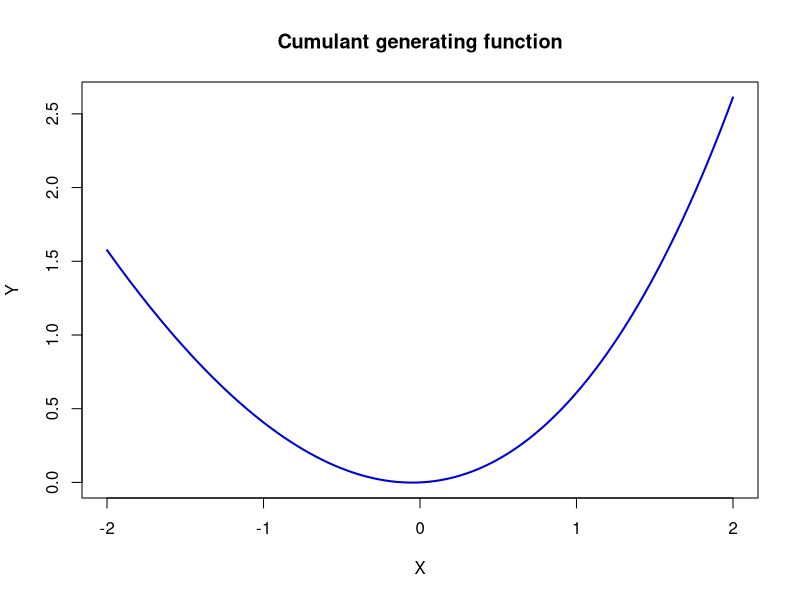

Write R code to recreate this figure.
# ---------------------------------------------------------------------
# Book:        XFG
# ---------------------------------------------------------------------
# See also:    VaRcharfDG, VaRcgfDG
# ---------------------------------------------------------------------
# Quantlet:    XFGVaRcgfDGtest
# ---------------------------------------------------------------------
# Description: XFGVaRcgfDGtest plots the cumulant generating function for a 
#              distribution, which is close to normal distribution. The 
#              graph is close to a parabola. 
# ---------------------------------------------------------------------
# Usage:       -
# ---------------------------------------------------------------------
# Input:       None
# ---------------------------------------------------------------------
# Output:      Plot of the cumulant generating function for a 
#              distribution, which is close to normal distribution. The 
#              graph is close to a parabola.
# ---------------------------------------------------------------------
# Example:   
#         XFGVaRcgfDGtest = function(par,n,xlim){
#		     dt = (xlim[2]-xlim[1])/(n-1)
#		     t  = xlim[1] + (0:(n-1))*dt
#		     r = VaRcgfDG(compl(t,t*0),par)           
#		     z1 = cbind(t,r$re)
#		     plot(z1,type="l",col="blue3",lwd=2, xlab="X",ylab="Y")
#            title("cumulant generating function")
#		  }
#
#		  theta      = 0
#		  delta      = c(1)
#		  lambda     = c(0.1)
#		  par        = list()
#		  par$theta  = theta
#		  par$delta  = delta
#		  par$lambda = lambda
#		  XFGVaRcgfDGtest(par,100,c(-2,2))        
# ---------------------------------------------------------------------
# Result:     Plots the cumulant generating function for a 
#             distribution, which is close to normal distribution. The 
#             graph is close to a parabola.       
# ---------------------------------------------------------------------
# Keywords:   cumulant generating function, Delta-Gamma-models
# ---------------------------------------------------------------------
# Reference:  Jaschke, S. (2001). The Cornish-Fisher-Expansion in
#             the Context of Delta-Gamma-Normal Approximations.
# ---------------------------------------------------------------------
# Link:       http://www.jaschke-net.de/papers/CoFi.pdf Cornish-Fisher-Expansion
# ---------------------------------------------------------------------
# Author:     Awdesch Melzer 20130531 
# ---------------------------------------------------------------------
rm(list=ls(all=TRUE))
graphics.off()

############################ SUBROUTINE ################################

VaRcgfDG = function(t,par){ # cumulant generating function (cgf) for the 
#              class of quadratic forms of Gaussian vectors.
  compl = function (re, im){ # Complex array generation
       if(missing(re)){
  	       stop("compl: no composed object for real part")
       }
       if(missing(im)){
  	       im = 0*(re<=Inf)
       }
       if(nrow(matrix(re))!=nrow(matrix(im))){
  	       stop("compl: dim(re)<>dim(im)")
       }
       z = list()
       z$re = re
       z$im = im
       return(z)
  }  
  s = compl(par$theta*t$re, par$theta*t$im)
  cmul = function(x, y){ # Complex multiplication
       re   = x$re*y$re - x$im*y$im  
       im   = x$re*y$im + x$im*y$re
       z    = list()
       z$re = re
       z$im = im  
       return(z)
  }
  cdiv = function(x, y) { # Complex division
       w    = y$re^2 + y$im^2
       re   = (x$re*y$re + x$im*y$im) / w  
       im   = (x$im*y$re - x$re*y$im) / w  
       z    = list()
       z$re = re
  	   z$im = im  
       return(z)
  }  
  cln = function(x){ # Complex natural logarithm
       re   = log(x$re^2+x$im^2) / 2
       im   = atan2(x$im, x$re)
       z    = list()
       z$re = re
       z$im = im  
       return(z)
  }
  csub = function(x, y){# Complex subtraction two arrays of complex numbers
       re   = x$re - y$re  
       im   = x$im - y$im
       z    = list()
       z$re = re
       z$im = im  
       return(z)
  }

  i = 1
  m = length(par$lambda)
  while (i <= m){
    # 1-lambda*t:
    omlt = compl(1 - par$lambda[i] * t$re,  -par$lambda[i] * t$im)
    tmp  = cmul(t,t)
    tmp  = cdiv(tmp,omlt)
    tmp  = compl(par$delta[i]^2 * tmp$re, par$delta[i]^2 * tmp$im)
    tmp  = csub(tmp,cln(omlt))
    s    = compl(s$re + 0.5*tmp$re, s$im + 0.5*tmp$im)   
    i    = i+1
  }
  return(s)
}

compl = function (re, im){ # Complex array generation
       if(missing(re)){
  	       stop("compl: no composed object for real part")
       }
       if(missing(im)){
  	       im = 0*(re<=Inf)
       }
       if(nrow(matrix(re))!=nrow(matrix(im))){
  	       stop("compl: dim(re)<>dim(im)")
       }
       z = list()
       z$re = re
       z$im = im
       return(z)
  }

############################ Main Program ############################

XFGVaRcgfDGtest = function(par,n,xlim){ # test function
		    dt = (xlim[2]-xlim[1])/(n-1)
		    t  = xlim[1] + (0:(n-1))*dt
		    r = VaRcgfDG(compl(t,t*0),par)           
		    z1 = cbind(t,r$re)
		    plot(z1,type="l",col="blue3",lwd=2, xlab="X",ylab="Y")
		    title("Cumulant generating function")
		 }

		 theta      = 0
		 delta      = c(1)
		 lambda     = c(0.1)
		 par        = list()
		 par$theta  = theta
		 par$delta  = delta
		 par$lambda = lambda
		 XFGVaRcgfDGtest(par,100,c(-2,2))   